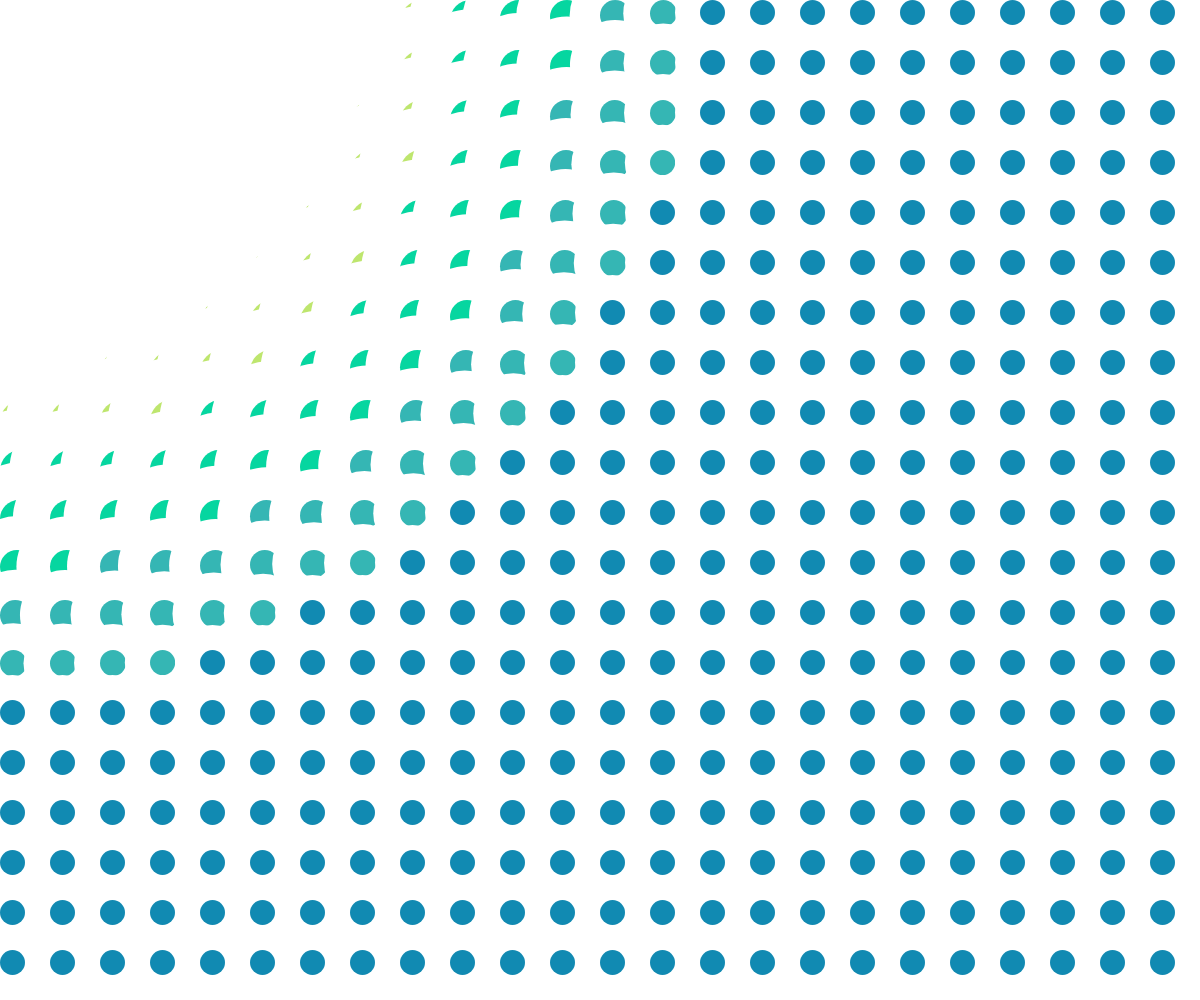
Frame 1 (no input)
Frame 60 (no input): identical to frame 1, image omitted
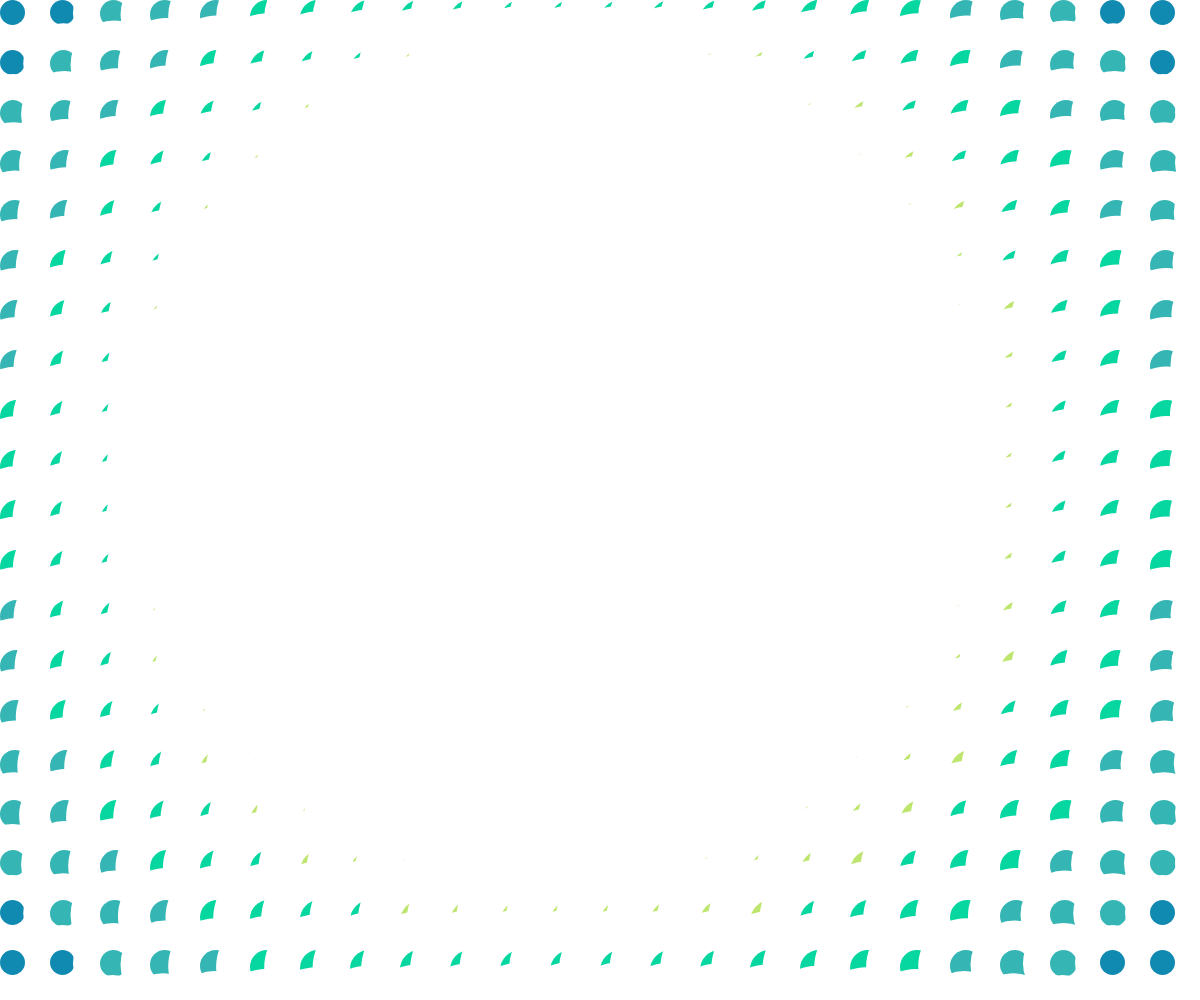
Frame 120 (the mouse pressed at the canvas centre since frame 60)

The p5.js sketch that drew these frames (run headless with seeded random() and noise() and a simulated clock; from frame 60 on, the mouse is pressed at the canvas centre):

// p5.js sketch
// ── sketch.js
let w = 50;
let cross = [];
let cols, rows;
let colors = [
  '#FF5F5F',
  '#FF8A5B',
  '#FFD166',
  '#BEE66E',
  '#06D6A0',
  '#35B6B4',
  '#118AB2'
];

function setup() {
  createCanvas(windowWidth, windowHeight);
  noStroke();

  cols = ceil(width / w) + 1;
  rows = ceil(height / w) + 1;

  for (let i = 0; i < cols; i++) {
    for (let j = 0; j < rows; j++) {
      let x = i * w;
      let y = j * w;
      cross.push(new Cross(x, y, w));
    }
  }
}

function draw() {
  background(255);

  for (let i = 0; i < cross.length; i++) {
    cross[i].update();
    cross[i].show();
  }
}

class Cross {
  constructor(x, y, a) {
    this.x = x;
    this.y = y;
    this.a = a;
    this.scl = 1;
    this.col = colors[0];
  }

  show() {
    push();
    translate(this.x, this.y);
    scale(this.scl);

    fill('#ffffff');
    ellipse(this.a / 2, this.a / 2, 3 * this.a);

    fill(this.col);
    ellipse(this.a / 2, this.a / 2, this.a);

    pop();
  }

  update() {
    let distance = dist(this.x + this.a / 2, this.y + this.a / 2, mouseX, mouseY);
    let range = 700;

    this.scl = map(distance, 0,range, 1.5, 0.5);

    if (this.scl < 0.5) {
      this.scl = 0.5;
    }
    if (this.scl > 1.5) {
      this.scl = 1.5;
    }

    let n = map(distance, 0, range, 0, colors.length - 1);

    if (n < 0) {
      n = 0;
    }
    if (n > colors.length - 1) {
      n = colors.length - 1;
    }

    let index = floor(n);
    this.col = colors[index];
  }
}
